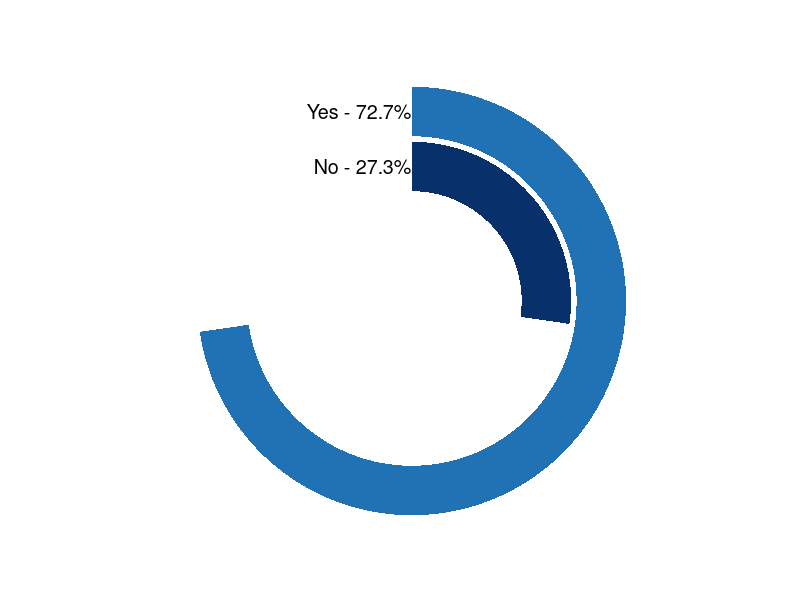

Write R code to recreate this figure.
## ---- chunk 1
library(ggplot2)

Category <- c("Yes", "No")
Percent <- c(72.7, 27.3)
df <- data.frame(Category, Percent)

len <- 2
df2 <- data.frame(Category = letters[1:len], Percent = rep(0, len), Category2 = rep("", len))
df$Category2 <- paste0(df$Category, " - ", df$Percent, "%")

df <- rbind(df, df2)

df$Category <- factor(df$Category, levels = rev(df$Category))

plot <- ggplot(df, aes(x = Category, y = Percent, fill = Category2)) + 
  geom_bar(width = 0.9, stat = "identity") + 
  coord_polar(theta = "y") +
  xlab("") + ylab("") +
  ylim(c(0, 100)) +
  ggtitle("") +
  geom_text(data = df, hjust = 1, size = 5, aes(x = Category, y = 0, label = Category2)) +
  scale_fill_manual(values = c("#c6dbef", "#08306b", "#2171b5", "#6baed6", "#9ecae1")) +
  theme_minimal() +
  theme(
    legend.position = "none",
    panel.grid.major = element_blank(),
    panel.grid.minor = element_blank(),
    axis.line = element_blank(),
    axis.text.y = element_blank(),
    axis.text.x = element_blank(),
    axis.ticks = element_blank(),
    plot.background = element_rect(fill = "white", color = NA)
  )
